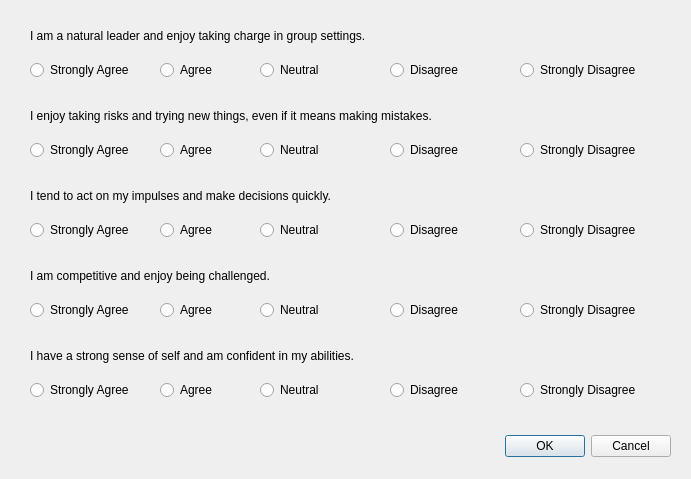
<?xml version="1.0" encoding="UTF-8"?>
<ui version="4.0">
 <class>Dialog</class>
 <widget class="QDialog" name="Dialog">
  <property name="geometry">
   <rect>
    <x>0</x>
    <y>0</y>
    <width>691</width>
    <height>479</height>
   </rect>
  </property>
  <property name="windowTitle">
   <string>Dialog</string>
  </property>
  <widget class="QDialogButtonBox" name="buttonBox">
   <property name="geometry">
    <rect>
     <x>50</x>
     <y>430</y>
     <width>621</width>
     <height>32</height>
    </rect>
   </property>
   <property name="orientation">
    <enum>Qt::Horizontal</enum>
   </property>
   <property name="standardButtons">
    <set>QDialogButtonBox::Cancel|QDialogButtonBox::Ok</set>
   </property>
  </widget>
  <widget class="QLabel" name="label">
   <property name="geometry">
    <rect>
     <x>30</x>
     <y>20</y>
     <width>451</width>
     <height>31</height>
    </rect>
   </property>
   <property name="text">
    <string>I am a natural leader and enjoy taking charge in group settings.</string>
   </property>
  </widget>
  <widget class="QRadioButton" name="one_sa">
   <property name="geometry">
    <rect>
     <x>30</x>
     <y>60</y>
     <width>131</width>
     <height>20</height>
    </rect>
   </property>
   <property name="text">
    <string>Strongly Agree</string>
   </property>
  </widget>
  <widget class="QRadioButton" name="one_a">
   <property name="geometry">
    <rect>
     <x>160</x>
     <y>60</y>
     <width>95</width>
     <height>20</height>
    </rect>
   </property>
   <property name="text">
    <string>Agree</string>
   </property>
  </widget>
  <widget class="QRadioButton" name="one_d">
   <property name="geometry">
    <rect>
     <x>390</x>
     <y>60</y>
     <width>95</width>
     <height>20</height>
    </rect>
   </property>
   <property name="text">
    <string>Disagree</string>
   </property>
  </widget>
  <widget class="QRadioButton" name="one_sd">
   <property name="geometry">
    <rect>
     <x>520</x>
     <y>60</y>
     <width>131</width>
     <height>20</height>
    </rect>
   </property>
   <property name="text">
    <string>Strongly Disagree</string>
   </property>
  </widget>
  <widget class="QRadioButton" name="one_n">
   <property name="geometry">
    <rect>
     <x>260</x>
     <y>60</y>
     <width>121</width>
     <height>20</height>
    </rect>
   </property>
   <property name="text">
    <string>Neutral</string>
   </property>
  </widget>
  <widget class="QRadioButton" name="two_n">
   <property name="geometry">
    <rect>
     <x>260</x>
     <y>140</y>
     <width>121</width>
     <height>20</height>
    </rect>
   </property>
   <property name="text">
    <string>Neutral</string>
   </property>
  </widget>
  <widget class="QLabel" name="label_2">
   <property name="geometry">
    <rect>
     <x>30</x>
     <y>100</y>
     <width>451</width>
     <height>31</height>
    </rect>
   </property>
   <property name="text">
    <string>I enjoy taking risks and trying new things, even if it means making mistakes.</string>
   </property>
  </widget>
  <widget class="QRadioButton" name="two_d">
   <property name="geometry">
    <rect>
     <x>390</x>
     <y>140</y>
     <width>95</width>
     <height>20</height>
    </rect>
   </property>
   <property name="text">
    <string>Disagree</string>
   </property>
  </widget>
  <widget class="QRadioButton" name="two_sa">
   <property name="geometry">
    <rect>
     <x>30</x>
     <y>140</y>
     <width>131</width>
     <height>20</height>
    </rect>
   </property>
   <property name="text">
    <string>Strongly Agree</string>
   </property>
  </widget>
  <widget class="QRadioButton" name="two_sd">
   <property name="geometry">
    <rect>
     <x>520</x>
     <y>140</y>
     <width>131</width>
     <height>20</height>
    </rect>
   </property>
   <property name="text">
    <string>Strongly Disagree</string>
   </property>
  </widget>
  <widget class="QRadioButton" name="two_a">
   <property name="geometry">
    <rect>
     <x>160</x>
     <y>140</y>
     <width>95</width>
     <height>20</height>
    </rect>
   </property>
   <property name="text">
    <string>Agree</string>
   </property>
  </widget>
  <widget class="QRadioButton" name="two_d_2">
   <property name="geometry">
    <rect>
     <x>390</x>
     <y>220</y>
     <width>95</width>
     <height>20</height>
    </rect>
   </property>
   <property name="text">
    <string>Disagree</string>
   </property>
  </widget>
  <widget class="QRadioButton" name="two_sd_2">
   <property name="geometry">
    <rect>
     <x>520</x>
     <y>220</y>
     <width>131</width>
     <height>20</height>
    </rect>
   </property>
   <property name="text">
    <string>Strongly Disagree</string>
   </property>
  </widget>
  <widget class="QRadioButton" name="two_n_2">
   <property name="geometry">
    <rect>
     <x>260</x>
     <y>220</y>
     <width>121</width>
     <height>20</height>
    </rect>
   </property>
   <property name="text">
    <string>Neutral</string>
   </property>
  </widget>
  <widget class="QRadioButton" name="two_sa_2">
   <property name="geometry">
    <rect>
     <x>30</x>
     <y>220</y>
     <width>131</width>
     <height>20</height>
    </rect>
   </property>
   <property name="text">
    <string>Strongly Agree</string>
   </property>
  </widget>
  <widget class="QLabel" name="label_3">
   <property name="geometry">
    <rect>
     <x>30</x>
     <y>180</y>
     <width>451</width>
     <height>31</height>
    </rect>
   </property>
   <property name="text">
    <string>I tend to act on my impulses and make decisions quickly.</string>
   </property>
  </widget>
  <widget class="QRadioButton" name="two_a_2">
   <property name="geometry">
    <rect>
     <x>160</x>
     <y>220</y>
     <width>95</width>
     <height>20</height>
    </rect>
   </property>
   <property name="text">
    <string>Agree</string>
   </property>
  </widget>
  <widget class="QRadioButton" name="two_sd_3">
   <property name="geometry">
    <rect>
     <x>520</x>
     <y>300</y>
     <width>131</width>
     <height>20</height>
    </rect>
   </property>
   <property name="text">
    <string>Strongly Disagree</string>
   </property>
  </widget>
  <widget class="QRadioButton" name="two_n_3">
   <property name="geometry">
    <rect>
     <x>260</x>
     <y>300</y>
     <width>121</width>
     <height>20</height>
    </rect>
   </property>
   <property name="text">
    <string>Neutral</string>
   </property>
  </widget>
  <widget class="QRadioButton" name="two_d_3">
   <property name="geometry">
    <rect>
     <x>390</x>
     <y>300</y>
     <width>95</width>
     <height>20</height>
    </rect>
   </property>
   <property name="text">
    <string>Disagree</string>
   </property>
  </widget>
  <widget class="QRadioButton" name="two_a_3">
   <property name="geometry">
    <rect>
     <x>160</x>
     <y>300</y>
     <width>95</width>
     <height>20</height>
    </rect>
   </property>
   <property name="text">
    <string>Agree</string>
   </property>
  </widget>
  <widget class="QRadioButton" name="two_sa_3">
   <property name="geometry">
    <rect>
     <x>30</x>
     <y>300</y>
     <width>131</width>
     <height>20</height>
    </rect>
   </property>
   <property name="text">
    <string>Strongly Agree</string>
   </property>
  </widget>
  <widget class="QLabel" name="label_4">
   <property name="geometry">
    <rect>
     <x>30</x>
     <y>260</y>
     <width>451</width>
     <height>31</height>
    </rect>
   </property>
   <property name="text">
    <string>I am competitive and enjoy being challenged.</string>
   </property>
  </widget>
  <widget class="QRadioButton" name="two_n_4">
   <property name="geometry">
    <rect>
     <x>260</x>
     <y>380</y>
     <width>121</width>
     <height>20</height>
    </rect>
   </property>
   <property name="text">
    <string>Neutral</string>
   </property>
  </widget>
  <widget class="QRadioButton" name="two_a_4">
   <property name="geometry">
    <rect>
     <x>160</x>
     <y>380</y>
     <width>95</width>
     <height>20</height>
    </rect>
   </property>
   <property name="text">
    <string>Agree</string>
   </property>
  </widget>
  <widget class="QRadioButton" name="two_sa_4">
   <property name="geometry">
    <rect>
     <x>30</x>
     <y>380</y>
     <width>131</width>
     <height>20</height>
    </rect>
   </property>
   <property name="text">
    <string>Strongly Agree</string>
   </property>
  </widget>
  <widget class="QLabel" name="label_5">
   <property name="geometry">
    <rect>
     <x>30</x>
     <y>340</y>
     <width>451</width>
     <height>31</height>
    </rect>
   </property>
   <property name="text">
    <string>I have a strong sense of self and am confident in my abilities.</string>
   </property>
  </widget>
  <widget class="QRadioButton" name="two_sd_4">
   <property name="geometry">
    <rect>
     <x>520</x>
     <y>380</y>
     <width>131</width>
     <height>20</height>
    </rect>
   </property>
   <property name="text">
    <string>Strongly Disagree</string>
   </property>
  </widget>
  <widget class="QRadioButton" name="two_d_4">
   <property name="geometry">
    <rect>
     <x>390</x>
     <y>380</y>
     <width>95</width>
     <height>20</height>
    </rect>
   </property>
   <property name="text">
    <string>Disagree</string>
   </property>
  </widget>
 </widget>
 <resources/>
 <connections>
  <connection>
   <sender>buttonBox</sender>
   <signal>accepted()</signal>
   <receiver>Dialog</receiver>
   <slot>accept()</slot>
   <hints>
    <hint type="sourcelabel">
     <x>248</x>
     <y>254</y>
    </hint>
    <hint type="destinationlabel">
     <x>157</x>
     <y>274</y>
    </hint>
   </hints>
  </connection>
  <connection>
   <sender>buttonBox</sender>
   <signal>rejected()</signal>
   <receiver>Dialog</receiver>
   <slot>reject()</slot>
   <hints>
    <hint type="sourcelabel">
     <x>316</x>
     <y>260</y>
    </hint>
    <hint type="destinationlabel">
     <x>286</x>
     <y>274</y>
    </hint>
   </hints>
  </connection>
 </connections>
</ui>
